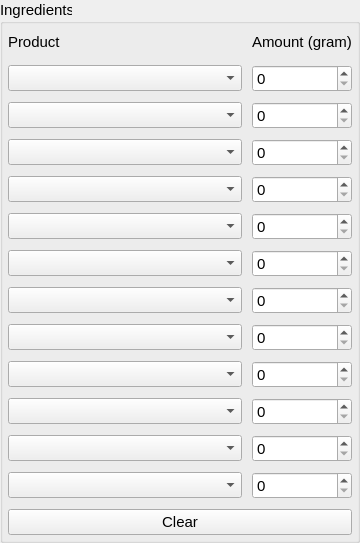
     <widget class="QGroupBox" name="groupBox">
      <property name="minimumSize">
       <size>
        <width>360</width>
        <height>26</height>
       </size>
      </property>
      <property name="font">
       <font>
        <pointsize>11</pointsize>
       </font>
      </property>
      <property name="title">
       <string>Ingredients</string>
      </property>
      <layout class="QVBoxLayout" name="verticalLayout">
       <property name="spacing">
        <number>10</number>
       </property>
       <property name="leftMargin">
        <number>5</number>
       </property>
       <property name="topMargin">
        <number>5</number>
       </property>
       <property name="rightMargin">
        <number>5</number>
       </property>
       <property name="bottomMargin">
        <number>5</number>
       </property>
       <item>
        <layout class="QHBoxLayout" name="horizontalLayout_13">
         <property name="spacing">
          <number>10</number>
         </property>
         <item>
          <widget class="QLabel" name="product_label">
           <property name="minimumSize">
            <size>
             <width>0</width>
             <height>26</height>
            </size>
           </property>
           <property name="font">
            <font>
             <pointsize>11</pointsize>
            </font>
           </property>
           <property name="text">
            <string>Product</string>
           </property>
          </widget>
         </item>
         <item>
          <spacer name="horizontalSpacer">
           <property name="minimumSize">
            <size>
             <width>0</width>
             <height>26</height>
            </size>
           </property>
           <property name="font">
            <font>
             <pointsize>11</pointsize>
            </font>
           </property>
           <property name="orientation">
            <enum>Qt::Orientation::Horizontal</enum>
           </property>
           <property name="sizeHint" stdset="0">
            <size>
             <width>170</width>
             <height>20</height>
            </size>
           </property>
          </spacer>
         </item>
         <item>
          <widget class="QLabel" name="amount_label">
           <property name="minimumSize">
            <size>
             <width>0</width>
             <height>26</height>
            </size>
           </property>
           <property name="font">
            <font>
             <pointsize>11</pointsize>
            </font>
           </property>
           <property name="text">
            <string>Amount (gram)</string>
           </property>
          </widget>
         </item>
        </layout>
       </item>
       <item>
        <layout class="QHBoxLayout" name="horizontalLayout">
         <property name="spacing">
          <number>10</number>
         </property>
         <property name="sizeConstraint">
          <enum>QLayout::SizeConstraint::SetDefaultConstraint</enum>
         </property>
         <property name="leftMargin">
          <number>0</number>
         </property>
         <item>
          <widget class="QComboBox" name="combo_1">
           <property name="sizePolicy">
            <sizepolicy hsizetype="Expanding" vsizetype="Fixed">
             <horstretch>0</horstretch>
             <verstretch>0</verstretch>
            </sizepolicy>
           </property>
           <property name="minimumSize">
            <size>
             <width>200</width>
             <height>26</height>
            </size>
           </property>
           <property name="font">
            <font>
             <pointsize>11</pointsize>
            </font>
           </property>
           <property name="styleSheet">
            <string notr="true">QComboBox { combobox-popup: 0; }</string>
           </property>
           <property name="maxVisibleItems">
            <number>20</number>
           </property>
          </widget>
         </item>
         <item>
          <widget class="QSpinBox" name="spin_1">
           <property name="sizePolicy">
            <sizepolicy hsizetype="Minimum" vsizetype="Fixed">
             <horstretch>0</horstretch>
             <verstretch>0</verstretch>
            </sizepolicy>
           </property>
           <property name="minimumSize">
            <size>
             <width>100</width>
             <height>26</height>
            </size>
           </property>
           <property name="font">
            <font>
             <pointsize>11</pointsize>
            </font>
           </property>
           <property name="minimum">
            <number>0</number>
           </property>
           <property name="maximum">
            <number>999999</number>
           </property>
           <property name="singleStep">
            <number>1</number>
           </property>
           <property name="stepType">
            <enum>QAbstractSpinBox::StepType::DefaultStepType</enum>
           </property>
           <property name="value">
            <number>0</number>
           </property>
           <property name="displayIntegerBase">
            <number>10</number>
           </property>
          </widget>
         </item>
        </layout>
       </item>
       <item>
        <layout class="QHBoxLayout" name="horizontalLayout_2">
         <property name="spacing">
          <number>10</number>
         </property>
         <item>
          <widget class="QComboBox" name="combo_2">
           <property name="sizePolicy">
            <sizepolicy hsizetype="Expanding" vsizetype="Fixed">
             <horstretch>0</horstretch>
             <verstretch>0</verstretch>
            </sizepolicy>
           </property>
           <property name="minimumSize">
            <size>
             <width>200</width>
             <height>26</height>
            </size>
           </property>
           <property name="font">
            <font>
             <pointsize>11</pointsize>
            </font>
           </property>
           <property name="styleSheet">
            <string notr="true">QComboBox { combobox-popup: 0; }</string>
           </property>
           <property name="maxVisibleItems">
            <number>20</number>
           </property>
          </widget>
         </item>
         <item>
          <widget class="QSpinBox" name="spin_2">
           <property name="sizePolicy">
            <sizepolicy hsizetype="Minimum" vsizetype="Fixed">
             <horstretch>0</horstretch>
             <verstretch>0</verstretch>
            </sizepolicy>
           </property>
           <property name="minimumSize">
            <size>
             <width>100</width>
             <height>26</height>
            </size>
           </property>
           <property name="font">
            <font>
             <pointsize>11</pointsize>
            </font>
           </property>
           <property name="minimum">
            <number>0</number>
           </property>
           <property name="maximum">
            <number>999999</number>
           </property>
           <property name="singleStep">
            <number>1</number>
           </property>
           <property name="stepType">
            <enum>QAbstractSpinBox::StepType::DefaultStepType</enum>
           </property>
           <property name="value">
            <number>0</number>
           </property>
           <property name="displayIntegerBase">
            <number>10</number>
           </property>
          </widget>
         </item>
        </layout>
       </item>
       <item>
        <layout class="QHBoxLayout" name="horizontalLayout_3">
         <property name="spacing">
          <number>10</number>
         </property>
         <item>
          <widget class="QComboBox" name="combo_3">
           <property name="sizePolicy">
            <sizepolicy hsizetype="Expanding" vsizetype="Fixed">
             <horstretch>0</horstretch>
             <verstretch>0</verstretch>
            </sizepolicy>
           </property>
           <property name="minimumSize">
            <size>
             <width>200</width>
             <height>26</height>
            </size>
           </property>
           <property name="font">
            <font>
             <pointsize>11</pointsize>
            </font>
           </property>
           <property name="styleSheet">
            <string notr="true">QComboBox { combobox-popup: 0; }</string>
           </property>
           <property name="maxVisibleItems">
            <number>20</number>
           </property>
          </widget>
         </item>
         <item>
          <widget class="QSpinBox" name="spin_3">
           <property name="sizePolicy">
            <sizepolicy hsizetype="Minimum" vsizetype="Fixed">
             <horstretch>0</horstretch>
             <verstretch>0</verstretch>
            </sizepolicy>
           </property>
           <property name="minimumSize">
            <size>
             <width>100</width>
             <height>26</height>
            </size>
           </property>
           <property name="font">
            <font>
             <pointsize>11</pointsize>
            </font>
           </property>
           <property name="minimum">
            <number>0</number>
           </property>
           <property name="maximum">
            <number>999999</number>
           </property>
           <property name="singleStep">
            <number>1</number>
           </property>
           <property name="stepType">
            <enum>QAbstractSpinBox::StepType::DefaultStepType</enum>
           </property>
           <property name="value">
            <number>0</number>
           </property>
           <property name="displayIntegerBase">
            <number>10</number>
           </property>
          </widget>
         </item>
        </layout>
       </item>
       <item>
        <layout class="QHBoxLayout" name="horizontalLayout_4">
         <property name="spacing">
          <number>10</number>
         </property>
         <item>
          <widget class="QComboBox" name="combo_4">
           <property name="sizePolicy">
            <sizepolicy hsizetype="Expanding" vsizetype="Fixed">
             <horstretch>0</horstretch>
             <verstretch>0</verstretch>
            </sizepolicy>
           </property>
           <property name="minimumSize">
            <size>
             <width>200</width>
             <height>26</height>
            </size>
           </property>
           <property name="font">
            <font>
             <pointsize>11</pointsize>
            </font>
           </property>
           <property name="styleSheet">
            <string notr="true">QComboBox { combobox-popup: 0; }</string>
           </property>
           <property name="maxVisibleItems">
            <number>20</number>
           </property>
          </widget>
         </item>
         <item>
          <widget class="QSpinBox" name="spin_4">
           <property name="sizePolicy">
            <sizepolicy hsizetype="Minimum" vsizetype="Fixed">
             <horstretch>0</horstretch>
             <verstretch>0</verstretch>
            </sizepolicy>
           </property>
           <property name="minimumSize">
            <size>
             <width>100</width>
             <height>26</height>
            </size>
           </property>
           <property name="font">
            <font>
             <pointsize>11</pointsize>
            </font>
           </property>
           <property name="minimum">
            <number>0</number>
           </property>
           <property name="maximum">
            <number>999999</number>
           </property>
           <property name="singleStep">
            <number>1</number>
           </property>
           <property name="stepType">
            <enum>QAbstractSpinBox::StepType::DefaultStepType</enum>
           </property>
           <property name="value">
            <number>0</number>
           </property>
           <property name="displayIntegerBase">
            <number>10</number>
           </property>
          </widget>
         </item>
        </layout>
       </item>
       <item>
        <layout class="QHBoxLayout" name="horizontalLayout_5">
         <property name="spacing">
          <number>10</number>
         </property>
         <item>
          <widget class="QComboBox" name="combo_5">
           <property name="sizePolicy">
            <sizepolicy hsizetype="Expanding" vsizetype="Fixed">
             <horstretch>0</horstretch>
             <verstretch>0</verstretch>
            </sizepolicy>
           </property>
           <property name="minimumSize">
            <size>
             <width>200</width>
             <height>26</height>
            </size>
           </property>
           <property name="font">
            <font>
             <pointsize>11</pointsize>
            </font>
           </property>
           <property name="styleSheet">
            <string notr="true">QComboBox { combobox-popup: 0; }</string>
           </property>
           <property name="maxVisibleItems">
            <number>20</number>
           </property>
          </widget>
         </item>
         <item>
          <widget class="QSpinBox" name="spin_5">
           <property name="sizePolicy">
            <sizepolicy hsizetype="Minimum" vsizetype="Fixed">
             <horstretch>0</horstretch>
             <verstretch>0</verstretch>
            </sizepolicy>
           </property>
           <property name="minimumSize">
            <size>
             <width>100</width>
             <height>26</height>
            </size>
           </property>
           <property name="font">
            <font>
             <pointsize>11</pointsize>
            </font>
           </property>
           <property name="minimum">
            <number>0</number>
           </property>
           <property name="maximum">
            <number>999999</number>
           </property>
           <property name="singleStep">
            <number>1</number>
           </property>
           <property name="stepType">
            <enum>QAbstractSpinBox::StepType::DefaultStepType</enum>
           </property>
           <property name="value">
            <number>0</number>
           </property>
           <property name="displayIntegerBase">
            <number>10</number>
           </property>
          </widget>
         </item>
        </layout>
       </item>
       <item>
        <layout class="QHBoxLayout" name="horizontalLayout_6">
         <property name="spacing">
          <number>10</number>
         </property>
         <item>
          <widget class="QComboBox" name="combo_6">
           <property name="sizePolicy">
            <sizepolicy hsizetype="Expanding" vsizetype="Fixed">
             <horstretch>0</horstretch>
             <verstretch>0</verstretch>
            </sizepolicy>
           </property>
           <property name="minimumSize">
            <size>
             <width>200</width>
             <height>26</height>
            </size>
           </property>
           <property name="font">
            <font>
             <pointsize>11</pointsize>
            </font>
           </property>
           <property name="styleSheet">
            <string notr="true">QComboBox { combobox-popup: 0; }</string>
           </property>
           <property name="maxVisibleItems">
            <number>20</number>
           </property>
          </widget>
         </item>
         <item>
          <widget class="QSpinBox" name="spin_6">
           <property name="sizePolicy">
            <sizepolicy hsizetype="Minimum" vsizetype="Fixed">
             <horstretch>0</horstretch>
             <verstretch>0</verstretch>
            </sizepolicy>
           </property>
           <property name="minimumSize">
            <size>
             <width>100</width>
             <height>26</height>
            </size>
           </property>
           <property name="font">
            <font>
             <pointsize>11</pointsize>
            </font>
           </property>
           <property name="minimum">
            <number>0</number>
           </property>
           <property name="maximum">
            <number>999999</number>
           </property>
           <property name="singleStep">
            <number>1</number>
           </property>
           <property name="stepType">
            <enum>QAbstractSpinBox::StepType::DefaultStepType</enum>
           </property>
           <property name="value">
            <number>0</number>
           </property>
           <property name="displayIntegerBase">
            <number>10</number>
           </property>
          </widget>
         </item>
        </layout>
       </item>
       <item>
        <layout class="QHBoxLayout" name="horizontalLayout_7">
         <property name="spacing">
          <number>10</number>
         </property>
         <item>
          <widget class="QComboBox" name="combo_7">
           <property name="sizePolicy">
            <sizepolicy hsizetype="Expanding" vsizetype="Fixed">
             <horstretch>0</horstretch>
             <verstretch>0</verstretch>
            </sizepolicy>
           </property>
           <property name="minimumSize">
            <size>
             <width>200</width>
             <height>26</height>
            </size>
           </property>
           <property name="font">
            <font>
             <pointsize>11</pointsize>
            </font>
           </property>
           <property name="styleSheet">
            <string notr="true">QComboBox { combobox-popup: 0; }</string>
           </property>
           <property name="maxVisibleItems">
            <number>20</number>
           </property>
          </widget>
         </item>
         <item>
          <widget class="QSpinBox" name="spin_7">
           <property name="sizePolicy">
            <sizepolicy hsizetype="Minimum" vsizetype="Fixed">
             <horstretch>0</horstretch>
             <verstretch>0</verstretch>
            </sizepolicy>
           </property>
           <property name="minimumSize">
            <size>
             <width>100</width>
             <height>26</height>
            </size>
           </property>
           <property name="font">
            <font>
             <pointsize>11</pointsize>
            </font>
           </property>
           <property name="minimum">
            <number>0</number>
           </property>
           <property name="maximum">
            <number>999999</number>
           </property>
           <property name="singleStep">
            <number>1</number>
           </property>
           <property name="stepType">
            <enum>QAbstractSpinBox::StepType::DefaultStepType</enum>
           </property>
           <property name="value">
            <number>0</number>
           </property>
           <property name="displayIntegerBase">
            <number>10</number>
           </property>
          </widget>
         </item>
        </layout>
       </item>
       <item>
        <layout class="QHBoxLayout" name="horizontalLayout_8">
         <property name="spacing">
          <number>10</number>
         </property>
         <item>
          <widget class="QComboBox" name="combo_8">
           <property name="sizePolicy">
            <sizepolicy hsizetype="Expanding" vsizetype="Fixed">
             <horstretch>0</horstretch>
             <verstretch>0</verstretch>
            </sizepolicy>
           </property>
           <property name="minimumSize">
            <size>
             <width>200</width>
             <height>26</height>
            </size>
           </property>
           <property name="font">
            <font>
             <pointsize>11</pointsize>
            </font>
           </property>
           <property name="styleSheet">
            <string notr="true">QComboBox { combobox-popup: 0; }</string>
           </property>
           <property name="maxVisibleItems">
            <number>20</number>
           </property>
          </widget>
         </item>
         <item>
          <widget class="QSpinBox" name="spin_8">
           <property name="sizePolicy">
            <sizepolicy hsizetype="Minimum" vsizetype="Fixed">
             <horstretch>0</horstretch>
             <verstretch>0</verstretch>
            </sizepolicy>
           </property>
           <property name="minimumSize">
            <size>
             <width>100</width>
             <height>26</height>
            </size>
           </property>
           <property name="font">
            <font>
             <pointsize>11</pointsize>
            </font>
           </property>
           <property name="minimum">
            <number>0</number>
           </property>
           <property name="maximum">
            <number>999999</number>
           </property>
           <property name="singleStep">
            <number>1</number>
           </property>
           <property name="stepType">
            <enum>QAbstractSpinBox::StepType::DefaultStepType</enum>
           </property>
           <property name="value">
            <number>0</number>
           </property>
           <property name="displayIntegerBase">
            <number>10</number>
           </property>
          </widget>
         </item>
        </layout>
       </item>
       <item>
        <layout class="QHBoxLayout" name="horizontalLayout_9">
         <property name="spacing">
          <number>10</number>
         </property>
         <item>
          <widget class="QComboBox" name="combo_9">
           <property name="sizePolicy">
            <sizepolicy hsizetype="Expanding" vsizetype="Fixed">
             <horstretch>0</horstretch>
             <verstretch>0</verstretch>
            </sizepolicy>
           </property>
           <property name="minimumSize">
            <size>
             <width>200</width>
             <height>26</height>
            </size>
           </property>
           <property name="font">
            <font>
             <pointsize>11</pointsize>
            </font>
           </property>
           <property name="styleSheet">
            <string notr="true">QComboBox { combobox-popup: 0; }</string>
           </property>
           <property name="maxVisibleItems">
            <number>20</number>
           </property>
          </widget>
         </item>
         <item>
          <widget class="QSpinBox" name="spin_9">
           <property name="sizePolicy">
            <sizepolicy hsizetype="Minimum" vsizetype="Fixed">
             <horstretch>0</horstretch>
             <verstretch>0</verstretch>
            </sizepolicy>
           </property>
           <property name="minimumSize">
            <size>
             <width>100</width>
             <height>26</height>
            </size>
           </property>
           <property name="font">
            <font>
             <pointsize>11</pointsize>
            </font>
           </property>
           <property name="minimum">
            <number>0</number>
           </property>
           <property name="maximum">
            <number>999999</number>
           </property>
           <property name="singleStep">
            <number>1</number>
           </property>
           <property name="stepType">
            <enum>QAbstractSpinBox::StepType::DefaultStepType</enum>
           </property>
           <property name="value">
            <number>0</number>
           </property>
           <property name="displayIntegerBase">
            <number>10</number>
           </property>
          </widget>
         </item>
        </layout>
       </item>
       <item>
        <layout class="QHBoxLayout" name="horizontalLayout_10">
         <property name="spacing">
          <number>10</number>
         </property>
         <item>
          <widget class="QComboBox" name="combo_10">
           <property name="sizePolicy">
            <sizepolicy hsizetype="Expanding" vsizetype="Fixed">
             <horstretch>0</horstretch>
             <verstretch>0</verstretch>
            </sizepolicy>
           </property>
           <property name="minimumSize">
            <size>
             <width>200</width>
             <height>26</height>
            </size>
           </property>
           <property name="font">
            <font>
             <pointsize>11</pointsize>
            </font>
           </property>
           <property name="styleSheet">
            <string notr="true">QComboBox { combobox-popup: 0; }</string>
           </property>
           <property name="maxVisibleItems">
            <number>20</number>
           </property>
          </widget>
         </item>
         <item>
          <widget class="QSpinBox" name="spin_10">
           <property name="sizePolicy">
            <sizepolicy hsizetype="Minimum" vsizetype="Fixed">
             <horstretch>0</horstretch>
             <verstretch>0</verstretch>
            </sizepolicy>
           </property>
           <property name="minimumSize">
            <size>
             <width>100</width>
             <height>26</height>
            </size>
           </property>
           <property name="font">
            <font>
             <pointsize>11</pointsize>
            </font>
           </property>
           <property name="minimum">
            <number>0</number>
           </property>
           <property name="maximum">
            <number>999999</number>
           </property>
           <property name="singleStep">
            <number>1</number>
           </property>
           <property name="stepType">
            <enum>QAbstractSpinBox::StepType::DefaultStepType</enum>
           </property>
           <property name="value">
            <number>0</number>
           </property>
           <property name="displayIntegerBase">
            <number>10</number>
           </property>
          </widget>
         </item>
        </layout>
       </item>
       <item>
        <layout class="QHBoxLayout" name="horizontalLayout_11">
         <property name="spacing">
          <number>10</number>
         </property>
         <item>
          <widget class="QComboBox" name="combo_11">
           <property name="sizePolicy">
            <sizepolicy hsizetype="Expanding" vsizetype="Fixed">
             <horstretch>0</horstretch>
             <verstretch>0</verstretch>
            </sizepolicy>
           </property>
           <property name="minimumSize">
            <size>
             <width>200</width>
             <height>26</height>
            </size>
           </property>
           <property name="font">
            <font>
             <pointsize>11</pointsize>
            </font>
           </property>
           <property name="styleSheet">
            <string notr="true">QComboBox { combobox-popup: 0; }</string>
           </property>
           <property name="maxVisibleItems">
            <number>20</number>
           </property>
          </widget>
         </item>
         <item>
          <widget class="QSpinBox" name="spin_11">
           <property name="sizePolicy">
            <sizepolicy hsizetype="Minimum" vsizetype="Fixed">
             <horstretch>0</horstretch>
             <verstretch>0</verstretch>
            </sizepolicy>
           </property>
           <property name="minimumSize">
            <size>
             <width>100</width>
             <height>26</height>
            </size>
           </property>
           <property name="font">
            <font>
             <pointsize>11</pointsize>
            </font>
           </property>
           <property name="minimum">
            <number>0</number>
           </property>
           <property name="maximum">
            <number>999999</number>
           </property>
           <property name="singleStep">
            <number>1</number>
           </property>
           <property name="stepType">
            <enum>QAbstractSpinBox::StepType::DefaultStepType</enum>
           </property>
           <property name="value">
            <number>0</number>
           </property>
           <property name="displayIntegerBase">
            <number>10</number>
           </property>
          </widget>
         </item>
        </layout>
       </item>
       <item>
        <layout class="QHBoxLayout" name="horizontalLayout_12">
         <property name="spacing">
          <number>10</number>
         </property>
         <item>
          <widget class="QComboBox" name="combo_12">
           <property name="sizePolicy">
            <sizepolicy hsizetype="Expanding" vsizetype="Fixed">
             <horstretch>0</horstretch>
             <verstretch>0</verstretch>
            </sizepolicy>
           </property>
           <property name="minimumSize">
            <size>
             <width>200</width>
             <height>26</height>
            </size>
           </property>
           <property name="font">
            <font>
             <pointsize>11</pointsize>
            </font>
           </property>
           <property name="styleSheet">
            <string notr="true">QComboBox { combobox-popup: 0; }</string>
           </property>
           <property name="maxVisibleItems">
            <number>20</number>
           </property>
          </widget>
         </item>
         <item>
          <widget class="QSpinBox" name="spin_12">
           <property name="sizePolicy">
            <sizepolicy hsizetype="Minimum" vsizetype="Fixed">
             <horstretch>0</horstretch>
             <verstretch>0</verstretch>
            </sizepolicy>
           </property>
           <property name="minimumSize">
            <size>
             <width>100</width>
             <height>26</height>
            </size>
           </property>
           <property name="font">
            <font>
             <pointsize>11</pointsize>
            </font>
           </property>
           <property name="minimum">
            <number>0</number>
           </property>
           <property name="maximum">
            <number>999999</number>
           </property>
           <property name="singleStep">
            <number>1</number>
           </property>
           <property name="stepType">
            <enum>QAbstractSpinBox::StepType::DefaultStepType</enum>
           </property>
           <property name="value">
            <number>0</number>
           </property>
           <property name="displayIntegerBase">
            <number>10</number>
           </property>
          </widget>
         </item>
        </layout>
       </item>
       <item>
        <widget class="QPushButton" name="clear_btn">
         <property name="minimumSize">
          <size>
           <width>0</width>
           <height>26</height>
          </size>
         </property>
         <property name="font">
          <font>
           <pointsize>11</pointsize>
          </font>
         </property>
         <property name="text">
          <string>Clear</string>
         </property>
        </widget>
       </item>
      </layout>
     </widget>
